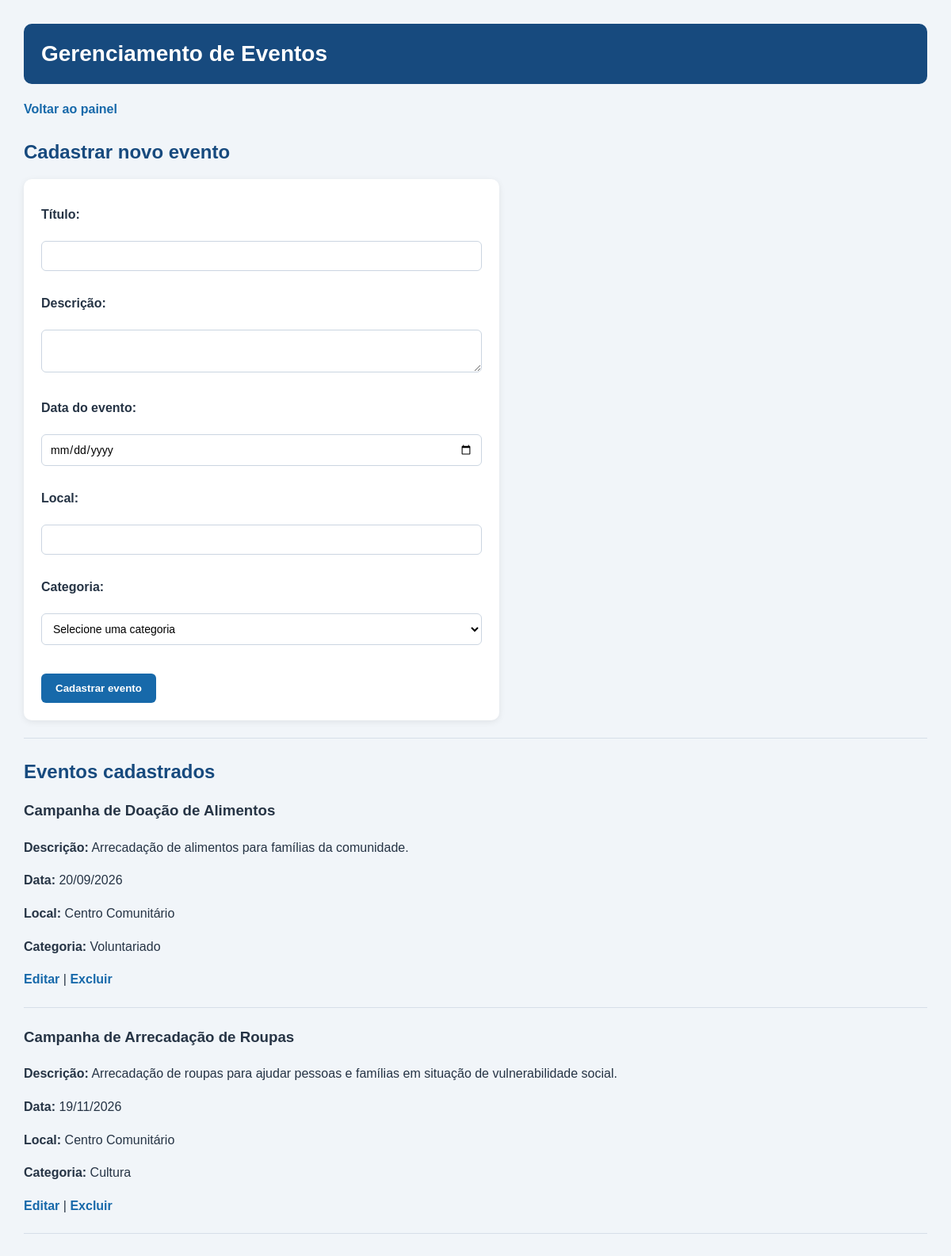
Page /eventos.php (signed in) on the committed database.
### tables this page shows
CREATE TABLE `evento` (
  `id` int(11) NOT NULL,
  `titulo` varchar(100) NOT NULL,
  `descricao` text NOT NULL,
  `data_evento` date NOT NULL,
  `local` varchar(100) NOT NULL,
  `usuario_id` int(11) NOT NULL,
  `categoria_id` int(11) NOT NULL
);

CREATE TABLE `categoria` (
  `id` int(11) NOT NULL,
  `nome` varchar(100) NOT NULL
);

### eventos.php (the view, shortened to what this page needs)
<?php
require_once "config/conexao.php";
$categorias = $conexao->query("SELECT * FROM categoria");
$evento_edicao = null;
$sql_eventos = "SELECT evento.*, categoria.nome AS nome_categoria
                FROM evento
                INNER JOIN categoria ON evento.categoria_id = categoria.id
                ORDER BY evento.data_evento ASC";
$eventos = $conexao->query($sql_eventos);
?>
<!DOCTYPE html>
<html lang="pt-br">
<head>
    <link rel="stylesheet" href="estilo.css">
</head>
<body>
<h1>Gerenciamento de Eventos</h1>
<p><a href="painel.php">Voltar ao painel</a></p>
<?php if ($evento_edicao): ?>
    <h2>Editar evento</h2>
    <form method="POST" action="eventos.php">
        <input type="hidden" name="editar_id"
               value="<?php echo $evento_edicao["id"]; ?>">
        <label>Título:</label><br>
        <input type="text" name="titulo" maxlength="100" required
               value="<?php echo htmlspecialchars($evento_edicao["titulo"]); ?>">
        <br><br>
        <label>Descrição:</label><br>
        <textarea name="descricao" required><?php
            echo htmlspecialchars($evento_edicao["descricao"]);
        ?></textarea>
        <br><br>
        <label>Data:</label><br>
        <input type="date" name="data_evento" required
               value="<?php echo $evento_edicao["data_evento"]; ?>">
        <br><br>
        <label>Local:</label><br>
        <input type="text" name="local" maxlength="100" required
               value="<?php echo htmlspecialchars($evento_edicao["local"]); ?>">
        <br><br>
        <label>Categoria:</label><br>
        <select name="categoria_id" required>
            <?php while ($categoria = $categorias->fetch_assoc()): ?>
                <option value="<?php echo $categoria["id"]; ?>"
                    <?php
                    if ($categoria["id"] == $evento_edicao["categoria_id"]) {
                        echo "selected";
                    }
                    ?>>
                    <?php echo htmlspecialchars($categoria["nome"]); ?>
                </option>
            <?php endwhile; ?>
        </select>
        <br><br>
        <button type="submit">Salvar alterações</button>
        <a href="eventos.php">Cancelar</a>
    </form>
<?php else: ?>
    <h2>Cadastrar novo evento</h2>
    <form method="POST" action="eventos.php">
        <label>Título:</label><br>
        <input type="text" name="titulo" maxlength="100" required>
        <br><br>
        <label>Descrição:</label><br>
        <textarea name="descricao" required></textarea>
        <br><br>
        <label>Data do evento:</label><br>
        <input type="date" name="data_evento" required>
        <br><br>
        <label>Local:</label><br>
        <input type="text" name="local" maxlength="100" required>
        <br><br>
        <label>Categoria:</label><br>
        <select name="categoria_id" required>
            <option value="">Selecione uma categoria</option>
        </select>
        <br><br>
        <button type="submit">Cadastrar evento</button>
    </form>
<?php endif; ?>
<hr>
<h2>Eventos cadastrados</h2>
<?php if ($eventos && $eventos->num_rows > 0): ?>
    <?php while ($evento = $eventos->fetch_assoc()): ?>
        <h3><?php echo htmlspecialchars($evento["titulo"]); ?></h3>
        <p><strong>Descrição:</strong>
            <?php echo htmlspecialchars($evento["descricao"]); ?>
        </p>
        <p><strong>Data:</strong>
            <?php echo date("d/m/Y", strtotime($evento["data_evento"])); ?>
        </p>
        <p><strong>Local:</strong>
            <?php echo htmlspecialchars($evento["local"]); ?>
        </p>
        <p><strong>Categoria:</strong>
            <?php echo htmlspecialchars($evento["nome_categoria"]); ?>
        </p>
        <p>
            <a href="eventos.php?editar=<?php echo $evento["id"]; ?>">
                Editar
            </a>
            |
<a href="eventos.php?excluir=<?php echo $evento["id"]; ?>&confirmar=sim"
   onclick="return confirm('Tem certeza que deseja excluir este evento?');">
    Excluir
</a>
        </p>
        <hr>
    <?php endwhile; ?>
<?php else: ?>
    <p>Nenhum evento cadastrado ainda.</p>
<?php endif; ?>
</body>
</html>

### estilo.css (style rules this page uses)
* { box-sizing: border-box; }
body { font-family: Arial, sans-serif; background-color: #f1f5f9; color: #263445; margin: 0; padding: 30px; }
h1 { color: #ffffff; background-color: #174a7e; padding: 22px; border-radius: 10px; margin-top: 0; font-size: 28px; }
h2 { color: #174a7e; margin-top: 28px; }
a { color: #1769aa; text-decoration: none; font-weight: bold; }
form { background-color: #ffffff; padding: 22px; border-radius: 10px; max-width: 600px; box-shadow: 0 2px 8px rgba(0, 0, 0, 0.08); }
label { display: block; margin-top: 14px; margin-bottom: 6px; font-weight: bold; }
input, textarea, select { width: 100%; padding: 10px; border: 1px solid #cbd5e1; border-radius: 6px; font-family: Arial, sans-serif; font-size: 14px; background-color: #ffffff; }
button, input[type="submit"] { background-color: #1769aa; color: #ffffff; border: none; padding: 11px 18px; border-radius: 6px; cursor: pointer; font-weight: bold; margin-top: 18px; }
hr { border: none; border-top: 1px solid #d6dee8; margin: 22px 0; }
body > p, body > h3 { line-height: 1.6; }

### rows in the picture
evento: titulo "Campanha de Doação de Alimentos", descricao "Arrecadação de alimentos para famílias da comunidade.", data_evento "20/09/2026", local "Centro Comunitário", categoria.nome "Voluntariado"
evento: titulo "Campanha de Arrecadação de Roupas", descricao "Arrecadação de roupas para ajudar pessoas e famílias em situação de vulnerabilidade social.", data_evento "19/11/2026", local "Centro Comunitário", categoria.nome "Cultura"
